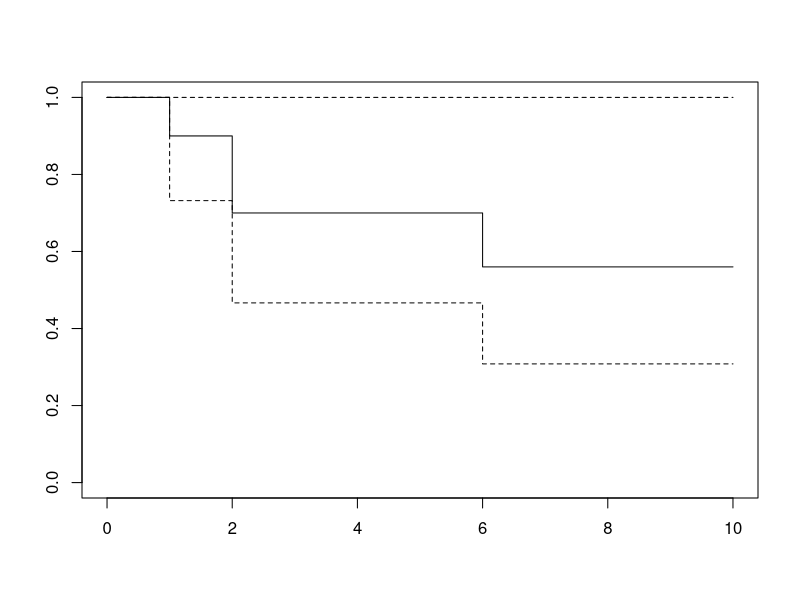
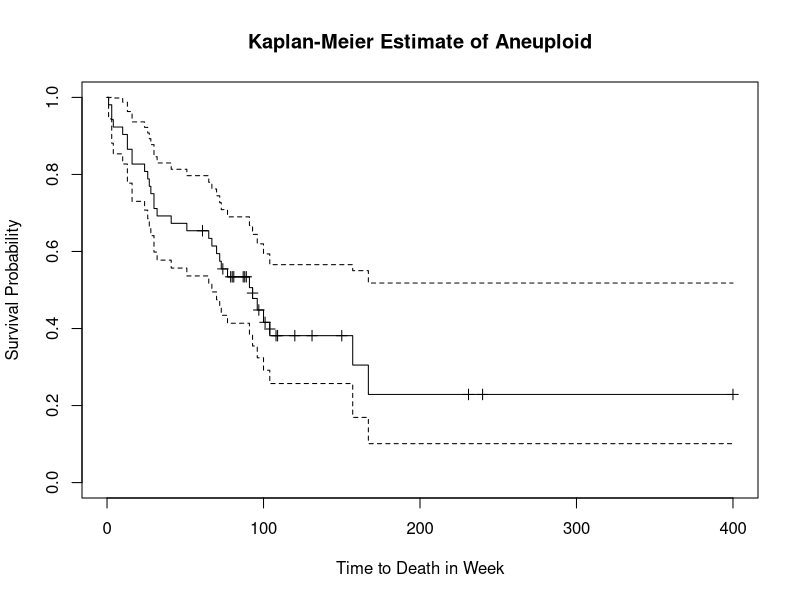
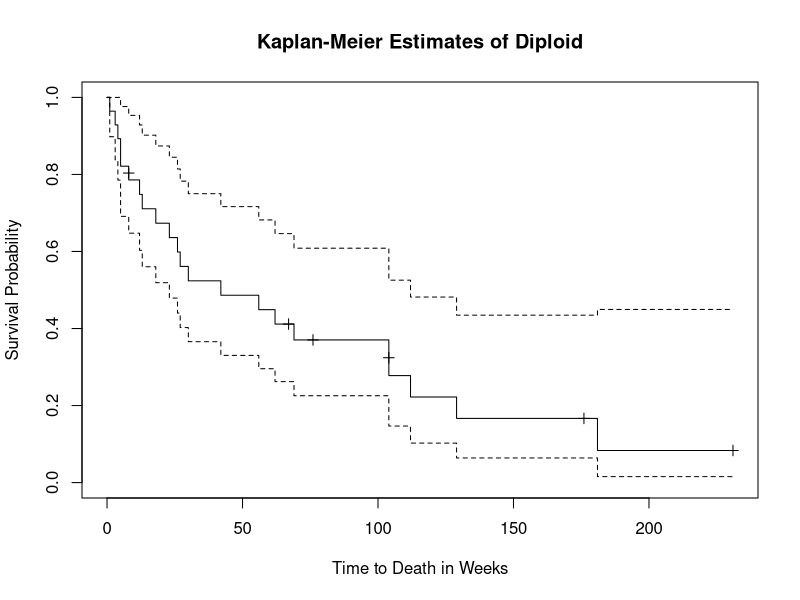

R code for these plots, in order:
## ---- chunk 1
library(survival)
library(MASS)
library(KMsurv)
## ---- chunk 2
time = c(1, 2, 2, 4, 5, 6, 7, 8, 9, 10)

event = c(1, 1, 1, 0, 0, 1, 0, 0, 0, 0)

surv_obj = Surv(time, event == 1)

km_fit = survfit(surv_obj ~ 1, type = "kaplan-meier")

summary(km_fit)

plot(km_fit)
## ---- chunk 3
# Kaplan-Meier, Nelson-Aalen, Fleming-Harrington estimate
cbind(km_fit$time, 
      km_fit$surv, 
      cumsum(km_fit$n.event/km_fit$n.risk), 
      exp(-cumsum(km_fit$n.event/km_fit$n.risk)))
## ---- chunk 4
data("tongue")

aneuploid = subset(tongue, type == 1)
diploid = subset(tongue, type == 2)

aneuploid$surv_obj <- with(aneuploid, Surv(time, delta == 1))
diploid$surv_obj <- with(diploid , Surv(time, delta == 1))

km_aneuploid <- survfit(surv_obj ~ type, 
                        conf.type="log",
                        type = "kaplan-meier", 
                        data = aneuploid)

summary(km_aneuploid)

plot(km_aneuploid,
     mark.time = T,
     main="Kaplan-Meier Estimate of Aneuploid",
     ylab = "Survival Probability", 
     xlab = "Time to Death in Week")


km_diploid = survfit(surv_obj~type, 
                     conf.type="log",
                     type = "kaplan-meier",
                     data=diploid)

summary(km_diploid)

plot(km_diploid, 
     mark.time = T,
     main="Kaplan-Meier Estimates of Diploid",
     ylab = "Survival Probability",
     xlab="Time to Death in Weeks")
